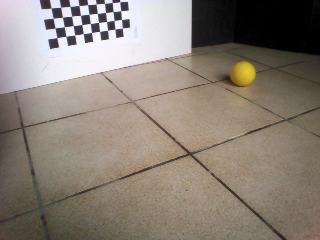
#> input picture img/img100.png, 320 x 240 px
$ python -i detection_but.py   (imports and definitions only)
#> lines starting #> are read from the running program, lines starting #| are printed output that depends on the picture; after the words box and inside, x2 and y2 are one past the last pixel; in counts of white or black regions, pixels touching at a corner belong together
#> further down, picture is the input picture: shape (240, 320, 3); mean B, G, R 119.6, 129.6, 139.5
import cv2
import numpy as np


def detect_red_goal(image):
    # Convert BGR to HSV
    hsv_image = cv2.cvtColor(image, cv2.COLOR_BGR2HSV)
#> hsv_image: shape (240, 320, 3); mean H, S, V 36, 43.2, 141.1

    # Define range of red color in HSV
    lower_red = np.array([0, 100, 100])
    upper_red = np.array([10, 255, 255])

    # Create a mask to filter out red colors
    mask = cv2.inRange(hsv_image, lower_red, upper_red)
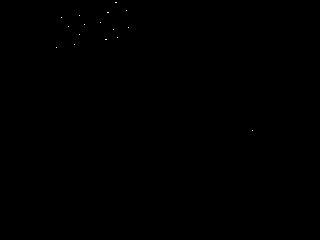
#> mask: shape (240, 320); 0.02% white in thin lines or dots, all inside (x1, y1, x2, y2) = (56, 2, 253, 131)

    # Find contours in the mask
    contours, hierarchy = cv2.findContours(mask, cv2.RETR_EXTERNAL, cv2.CHAIN_APPROX_SIMPLE)
#> contours = 16 contours, all with area under 20

    # Find the largest contour
    if contours and len(contours) == 4:
        return True

    else:
        return False


>>> import cv2
>>> picture = cv2.imread('../img/img100.png')
>>> result = detect_red_goal(picture)
#> result = False
